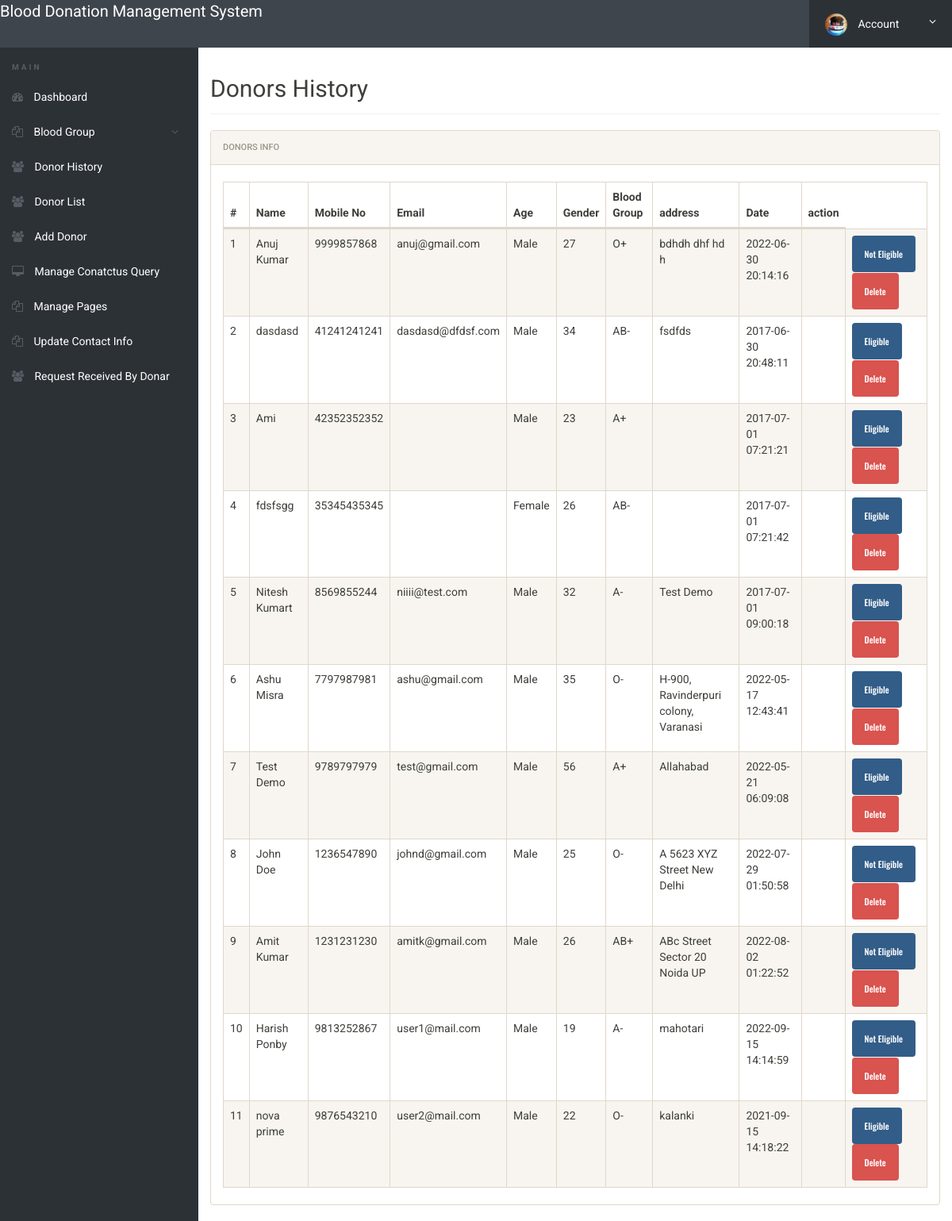
Page /admin/donor-history.php (signed in) on the committed database.
### tables this page shows
CREATE TABLE `tblblooddonars` (
  `id` int(11) NOT NULL,
  `FullName` varchar(100) DEFAULT NULL,
  `MobileNumber` char(11) DEFAULT NULL,
  `EmailId` varchar(100) DEFAULT NULL,
  `Gender` varchar(20) DEFAULT NULL,
  `Age` int(11) DEFAULT NULL,
  `BloodGroup` varchar(20) DEFAULT NULL,
  `Address` varchar(255) DEFAULT NULL,
  `Message` mediumtext DEFAULT NULL,
  `PostingDate` timestamp NOT NULL DEFAULT current_timestamp(),
  `status` int(1) DEFAULT NULL,
  `Password` varchar(250) DEFAULT NULL,
  `created_on` datetime DEFAULT current_timestamp()
);

### admin/includes/config.php (called while the page is built, shortened)
<?php
try
{
$dbh = new PDO("mysql:host=".DB_HOST.";dbname=".DB_NAME,DB_USER, DB_PASS,array(PDO::MYSQL_ATTR_INIT_COMMAND => "SET NAMES 'utf8'"));
}
catch (PDOException $e)
{
exit("Error: " . $e->getMessage());
}
function get_donor_list2($column,$donor_id){
    global $dbh;
$donor_id=(int)$donor_id;
    $sql = "SELECT $column FROM tblblooddonars WHERE id=$donor_id";
    $stmt = $dbh->prepare($sql);
    $stmt->execute();
    $name = $stmt->fetchColumn();
    return $name;
}
function DonorEligibilityCheck($donor_id){
	try {
		$last_date =(int)strtotime(get_donor_list2('PostingDate',$donor_id));
	} catch (Exception $e) {
		echo $e->getMessage();
	}
	$new_date = (int)strtotime('now');
	$time_diff=round((abs($new_date-$last_date))/(86400*30),2);
	$status=0;
	if($time_diff>=3.00){
		$status= 1;
	}else{
		$status= 0;
	}
	return $status;
}
?>

### admin/donor-history.php (the view, shortened to what this page needs)
<?php
include('includes/config.php');
   ?>
<!doctype html>
<html lang="en" class="no-js">
<head>
	<link rel="stylesheet" href="css/font-awesome.min.css">
	<link rel="stylesheet" href="css/bootstrap.min.css">
	<link rel="stylesheet" href="css/dataTables.bootstrap.min.css">
	<link rel="stylesheet" href="css/bootstrap-social.css">
	<link rel="stylesheet" href="css/bootstrap-select.css">
	<link rel="stylesheet" href="css/fileinput.min.css">
	<link rel="stylesheet" href="css/awesome-bootstrap-checkbox.css">
	<link rel="stylesheet" href="css/style.css">
</head>
<body>
	<?php include('includes/header.php');?>
	<div class="ts-main-content">
		<?php include('includes/leftbar.php');?>
		<div class="content-wrapper">
			<div class="container-fluid">
				<div class="row">
					<div class="col-md-12">
						<h2 class="page-title">Donors History</h2>
						<div class="panel panel-default">
							<div class="panel-heading">Donors Info</div>
							<div class="panel-body">
								<table id="zctb" class="display table table-striped table-bordered table-hover"
									cellspacing="0" width="100%">
									<thead>
										<tr>
											<th>#</th>
											<th>Name</th>
											<th>Mobile No</th>
											<th>Email</th>
											<th>Age</th>
											<th>Gender</th>
											<th>Blood Group</th>
											<th>address</th>
											<th>Date </th>
											<th>action </th>
										</tr>
									</thead>
									<tbody>
										<?php $sql = "SELECT * from  tblblooddonars ";
$query = $dbh -> prepare($sql);
$query->execute();
$results=$query->fetchAll(PDO::FETCH_OBJ);
$cnt=1;
if($query->rowCount() > 0){
foreach($results as $result){				?>
										<tr>
											<td><?php echo htmlentities($cnt);?></td>
											<td><?php echo htmlentities($result->FullName);?></td>
											<td><?php echo htmlentities($result->MobileNumber);?></td>
											<td><?php echo htmlentities($result->EmailId);?></td>
											<td><?php echo htmlentities($result->Gender);?></td>
											<td><?php echo htmlentities($result->Age);?></td>
											<td><?php echo htmlentities($result->BloodGroup);?></td>
											<td><?php echo htmlentities($result->Address);?></td>
											<td><?php echo htmlentities($result->PostingDate);?></td>
											<td>
											<td>
												<?php if(DonorEligibilityCheck($result->id)==1)
{?>
												<a href="donor-list.php?public=<?php echo htmlentities($result->id);?>"
													onclick="return confirm('Do you really want to eligible this detail')"
													class="btn btn-primary"> Eligible</a>
												<?php }else{ ?>
												<a href="donor-history.php?hidden=<?php echo htmlentities($result->id);?>"
													onclick="return confirm('Do you really want to  not eligible this detail')"
													class="btn btn-primary">Not Eligible</a>
												<?php } ?>
												<a href="donor-list.php?del=<?php echo htmlentities($result->id);?>"
													onclick="return confirm('Do you really want to delete this record')"
													class="btn btn-danger" style="margin-top:1%;"> Delete</a>
											</td>
										</tr>
										<?php $cnt=$cnt+1; }} ?>
									</tbody>
								</table>
							</div>
						</div>
					</div>
				</div>
			</div>
		</div>
	</div>
</body>
</html>

### admin/css/style.css (style rules this page uses)
html { font-size: 14px; }
@media only screen and (min-width: 480px) { html { font-size: 17px; } }
@media only screen and (min-width: 768px) { html { font-size: 14px; } }
body { font-size: 1em; }
a { color: #37a6c4; }
.btn { font-family: 'Oswald', sans-serif; }
.panel { overflow: hidden; }
.btn { text-transform: none; }
.page-title { padding-bottom: 15px; margin-bottom: 20px; border-bottom: 1px solid #f0f0f0; }
.ts-main-content .content-wrapper { padding-top: 15px; margin-top: 60px; }
@media only screen and (min-width: 992px) { .ts-main-content .content-wrapper { margin-left: 250px; } }

### rows in the picture
tblblooddonars: FullName "Anuj Kumar", MobileNumber "9999857868", EmailId "anuj@gmail.com", Gender "Male", Age "27", BloodGroup "O+", Address "bdhdh dhf hd h", PostingDate "2022-06-30 20:14:16"
tblblooddonars: FullName "dasdasd", MobileNumber "41241241241", EmailId "dasdasd@dfdsf.com", Gender "Male", Age "34", BloodGroup "AB-", Address "fsdfds", PostingDate "2017-06-30 20:48:11"
tblblooddonars: FullName "Ami", MobileNumber "42352352352", Gender "Male", Age "23", BloodGroup "A+", PostingDate "2017-07-01 07:21:21"
tblblooddonars: FullName "fdsfsgg", MobileNumber "35345435345", Gender "Female", Age "26", BloodGroup "AB-", PostingDate "2017-07-01 07:21:42"
tblblooddonars: FullName "Nitesh Kumart", MobileNumber "8569855244", EmailId "niiii@test.com", Gender "Male", Age "32", BloodGroup "A-", Address "Test Demo", PostingDate "2017-07-01 09:00:18"
tblblooddonars: FullName "Ashu Misra", MobileNumber "7797987981", EmailId "ashu@gmail.com", Gender "Male", Age "35", BloodGroup "O-", Address "H-900, Ravinderpuri colony, Varanasi", PostingDate "2022-05-17 12:43:41"
tblblooddonars: FullName "Test Demo", MobileNumber "9789797979", EmailId "test@gmail.com", Gender "Male", Age "56", BloodGroup "A+", Address "Allahabad", PostingDate "2022-05-21 06:09:08"
tblblooddonars: FullName "John Doe", MobileNumber "1236547890", EmailId "johnd@gmail.com", Gender "Male", Age "25", BloodGroup "O-", Address "A 5623 XYZ Street New Delhi", PostingDate "2022-07-29 01:50:58"
tblblooddonars: FullName "Amit Kumar", MobileNumber "1231231230", EmailId "amitk@gmail.com", Gender "Male", Age "26", BloodGroup "AB+", Address "ABc Street Sector 20 Noida UP", PostingDate "2022-08-02 01:22:52"
tblblooddonars: FullName "Harish Ponby", MobileNumber "9813252867", EmailId "user1@mail.com", Gender "Male", Age "19", BloodGroup "A-", Address "mahotari", PostingDate "2022-09-15 14:14:59"
tblblooddonars: FullName "nova prime", MobileNumber "9876543210", EmailId "user2@mail.com", Gender "Male", Age "22", BloodGroup "O-", Address "kalanki", PostingDate "2021-09-15 14:18:22"
